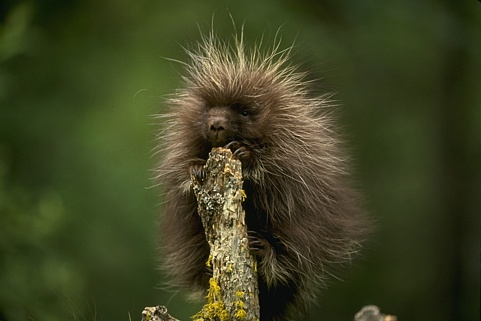
//> input picture EE569_HW#3_3991265704_JINQI_code/p2_bc/Animal.jpg, 481 x 321 px
$ ./p3c p2_bc/Animal.jpg p2_bc/House.jpg p2_bc/House.jpg p2_bc/House.jpg   (built with g++ and OpenCV 4)
//> lines starting //> are read from the running program, lines starting //| are printed output that depends on the picture
#include <stdio.h>
#include <iostream>
#include "opencv2/core.hpp"
#include "opencv2/features2d.hpp"
#include "opencv2/xfeatures2d.hpp"
#include "opencv2/highgui.hpp"
#include <math.h>
//bumblebee.jpg Optimus_Prime.jpg ferrari1.jpg ferrari_2.jpg
using namespace cv;
using namespace cv::xfeatures2d;
using namespace std;

void readme();
double *histo(Mat des1, Mat dictionary);
double* d_array(int length) {double *arr = new double[length];	for (int i = 0; i < length; i++) {		arr[i] = 0;	}	return arr;}

/** @function main */
int main(int argc, char** argv)
{

    Mat img_1 = imread(argv[1], IMREAD_GRAYSCALE);//bumblebee
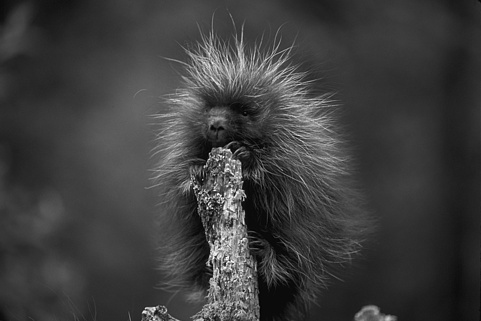
//> img_1: 321 rows x 481 cols, CV_8UC1; min 0, max 255, mean 61.6
    Mat img_2 = imread(argv[2], IMREAD_GRAYSCALE);//optimus
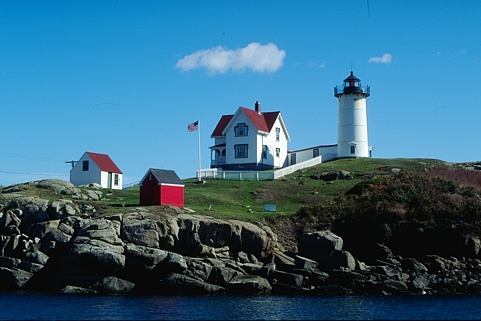
//> input picture EE569_HW#3_3991265704_JINQI_code/p2_bc/House.jpg, 481 x 321 px
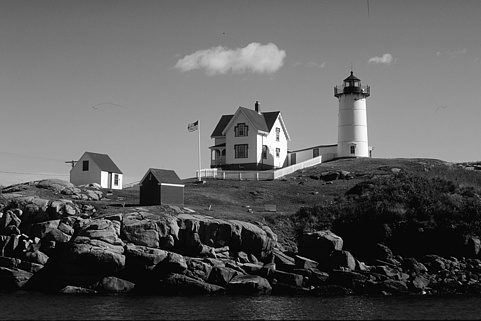
//> img_2: 321 rows x 481 cols, CV_8UC1; min 0, max 255, mean 92.3
    Mat img_3 = imread(argv[3], IMREAD_GRAYSCALE);//ferrali
    Mat img_4 = imread(argv[4], IMREAD_GRAYSCALE);//ferrali_2

    if (!img_1.data || !img_2.data || !img_3.data || !img_4.data)
    {
        std::cout << " --(!) Error reading images " << std::endl; return -1;
    }

    //-- Step 1: Detect the keypoints using SURF Detector
    int minHessian = 3000;
    //int minHessian1 = 9000;
    Ptr<SIFT> detector = SIFT::create(minHessian);
//> (the run ends here: the program stops with an error, at `Ptr<SURF> detector1 = SURF::create(minHessian);`)
